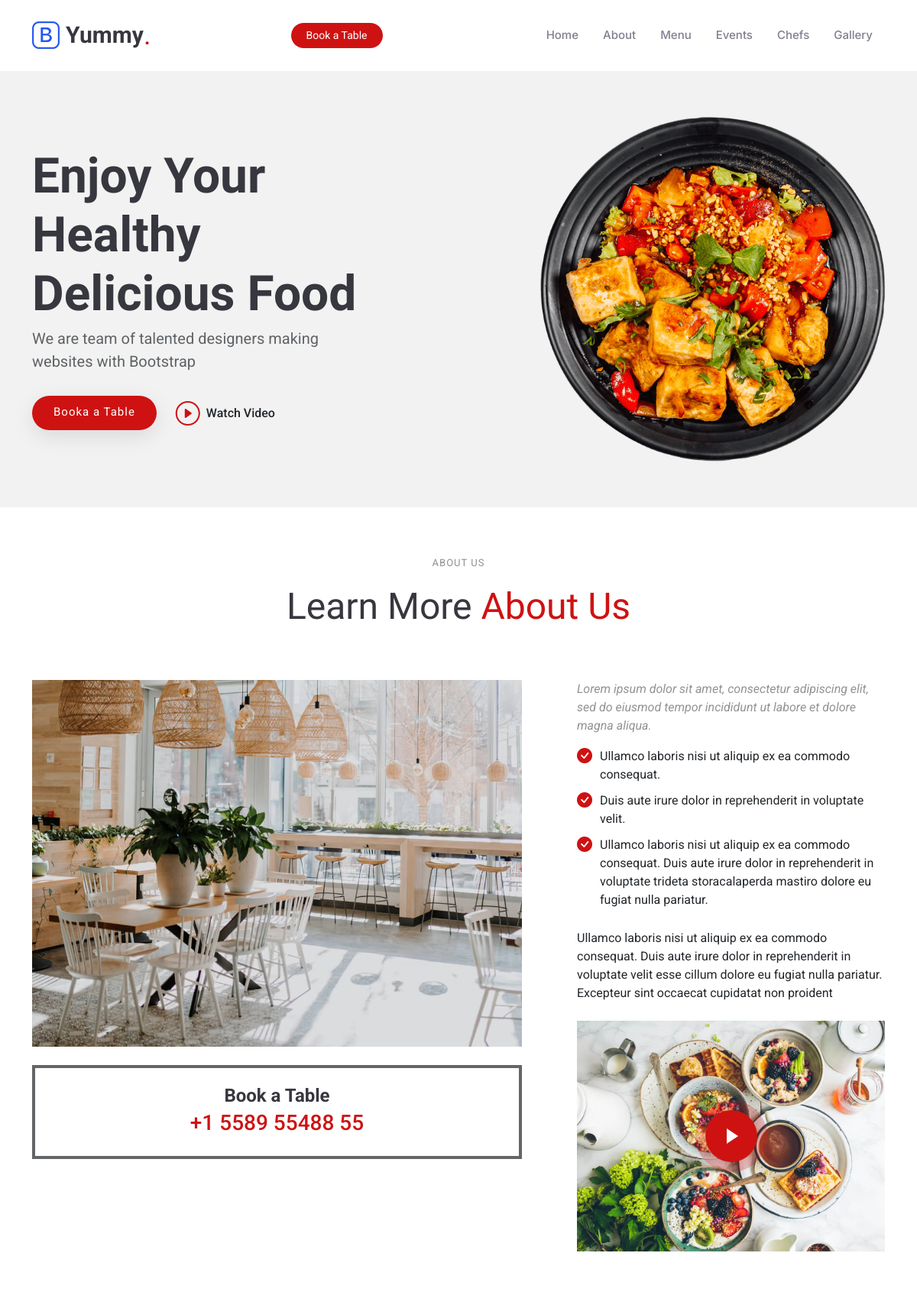
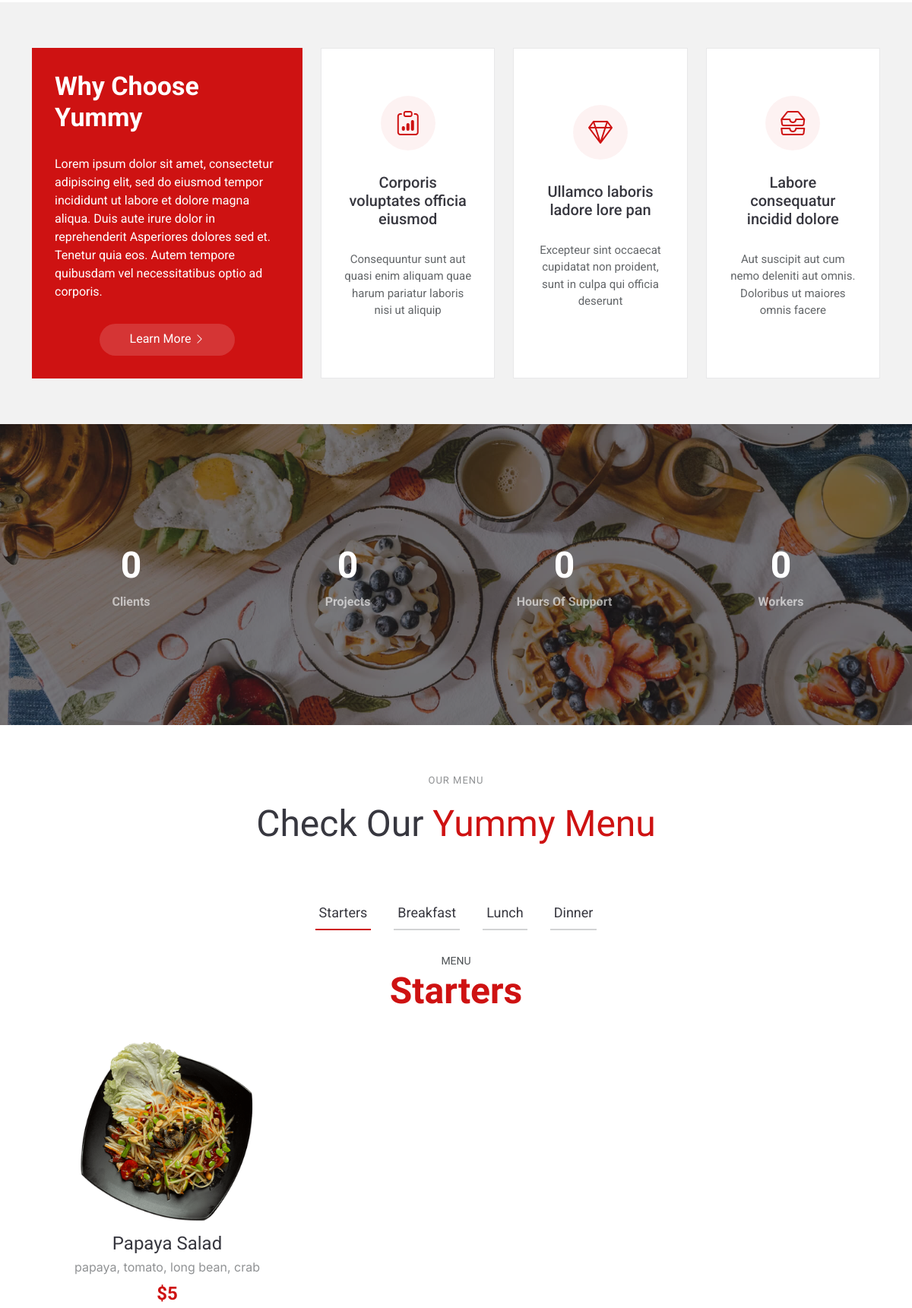
The page / (upper part) on the database its author committed (2 pictures, top to bottom).
### accounts/models.py (models this page shows, shortened)
class tblTopMenu(models.Model):
    topMenuName = models.CharField(max_length=200, null=True)
    topMenuImage = models.CharField(max_length=200, null=True)

class Category(models.Model):
    CategoryName = models.CharField(max_length=200, null=True)
    CategoryImage =  models.ImageField(upload_to ='CategoryImages/')
    created_date = models.DateTimeField(auto_now_add=True, null=True)
    status = models.CharField(max_length=20, null=True)

class tblFoodMenu(models.Model):
    foodName = models.CharField(max_length=200, null=True)
    categoryID = models.ForeignKey(Category, on_delete=models.CASCADE, null=True)
    priceOut = models.CharField(max_length=200, null=True)
    description = models.CharField(max_length=200, null=True)
    foodImage =  models.ImageField(upload_to ='FoodMenuImages/')
    foodDate = models.DateTimeField(auto_now_add=True, null=True)
    status = models.CharField(max_length=20, null=True)

### accounts/views.py (the view)
# urls.py: path('', views.Index),
def Index(request):
    TopMenu = tblTopMenu.objects.all()
    SubTopMenu = tblSubTopMenu.objects.all()
    Sub2TopMenu = tblSub2TopMenu.objects.all()
    category = Category.objects.all()
    Menu = tblFoodMenu.objects.all()
    context ={
        'TopMenus' : TopMenu,
        'SubTopMenus' : SubTopMenu,
        'Sub2TopMenus' : Sub2TopMenu,
        'FoodCategory' : category,
        'FoodMenu' : Menu
    }
    return render(request, 'accounts/index.html', context)

### accounts/templates/accounts/index.html (shortened to what this page needs)
{% load static %}
<!DOCTYPE html>
<html lang="en">
<head>
  <link href="{% static 'assets/vendor/bootstrap/css/bootstrap.min.css' %}" rel="stylesheet">
  <link href="{% static 'assets/vendor/bootstrap-icons/bootstrap-icons.css' %}" rel="stylesheet">
  <link href="{% static 'assets/vendor/aos/aos.css' %}" rel="stylesheet">
  <link href="{% static 'assets/vendor/glightbox/css/glightbox.min.css' %}" rel="stylesheet">
  <link href="{% static 'assets/vendor/swiper/swiper-bundle.min.css' %}" rel="stylesheet">
  <link href="{% static 'assets/css/main.css' %}" rel="stylesheet">
</head>
<body class="index-page">
  {% include 'accounts/header.html' %}
  <main class="main">
    {% include 'accounts/hero.html' %}
    {% include 'accounts/about.html' %}
    {% include 'accounts/whyus.html' %}
    {% include 'accounts/status.html' %}
    {% include 'accounts/menu.html' %}
  </main>
</body>
</html>

### accounts/templates/accounts/header.html (shortened to what this page needs)
{% load static %}
<header id="header" class="header d-flex align-items-center sticky-top">
    <div class="container position-relative d-flex align-items-center justify-content-between">
      <a href="#" class="logo d-flex align-items-center me-auto me-xl-0">
        <img src="assets/img/logo.png" alt="">
        <h1 class="sitename">Yummy</h1>
        <span>.</span>
      </a>
      <nav id="navmenu" class="navmenu">
        <ul>
          {% for TopMenu in TopMenus %}
            <li class="dropdown">
              <a href="#{{TopMenu.id}}" class="">{{TopMenu.topMenuName}}</a>
            </li>
          {% endfor %}
        </nav>
      <a class="btn-getstarted" href="#book-a-table">Book a Table</a>
    </div>
  </header>

### accounts/templates/accounts/hero.html
{% load static %}
<section id="hero" class="hero section light-background">
    <div class="container">
      <div class="row gy-4 justify-content-center justify-content-lg-between">
        <div class="col-lg-5 order-2 order-lg-1 d-flex flex-column justify-content-center">
          <h1 data-aos="fade-up">Enjoy Your Healthy<br>Delicious Food</h1>
          <p data-aos="fade-up" data-aos-delay="100">We are team of talented designers making websites with Bootstrap</p>
          <div class="d-flex" data-aos="fade-up" data-aos-delay="200">
            <a href="#book-a-table" class="btn-get-started">Booka a Table</a>
            <a href="https://www.youtube.com/watch?v=Y7f98aduVJ8" class="glightbox btn-watch-video d-flex align-items-center"><i class="bi bi-play-circle"></i><span>Watch Video</span></a>
          </div>
        </div>
        <div class="col-lg-5 order-1 order-lg-2 hero-img" data-aos="zoom-out">
          <img src="{% static 'assets/img/hero-img.png' %}" class="img-fluid animated" alt="">
        </div>
      </div>
    </div>
  </section>

### accounts/templates/accounts/about.html
{% load static %}
<section id="about" class="about section">
    <div class="container section-title" data-aos="fade-up">
      <h2>About Us<br></h2>
      <p><span>Learn More</span> <span class="description-title">About Us</span></p>
    </div>
    <div class="container">
      <div class="row gy-4">
        <div class="col-lg-7" data-aos="fade-up" data-aos-delay="100">
          <img src="{% static 'assets/img/about.jpg' %}" class="img-fluid mb-4" alt="">
          <div class="book-a-table">
            <h3>Book a Table</h3>
            <p>+1 5589 55488 55</p>
          </div>
        </div>
        <div class="col-lg-5" data-aos="fade-up" data-aos-delay="250">
          <div class="content ps-0 ps-lg-5">
            <p class="fst-italic">
              Lorem ipsum dolor sit amet, consectetur adipiscing elit, sed do eiusmod tempor incididunt ut labore et dolore
              magna aliqua.
            </p>
            <ul>
              <li><i class="bi bi-check-circle-fill"></i> <span>Ullamco laboris nisi ut aliquip ex ea commodo consequat.</span></li>
              <li><i class="bi bi-check-circle-fill"></i> <span>Duis aute irure dolor in reprehenderit in voluptate velit.</span></li>
              <li><i class="bi bi-check-circle-fill"></i> <span>Ullamco laboris nisi ut aliquip ex ea commodo consequat. Duis aute irure dolor in reprehenderit in voluptate trideta storacalaperda mastiro dolore eu fugiat nulla pariatur.</span></li>
            </ul>
            <p>
              Ullamco laboris nisi ut aliquip ex ea commodo consequat. Duis aute irure dolor in reprehenderit in voluptate
              velit esse cillum dolore eu fugiat nulla pariatur. Excepteur sint occaecat cupidatat non proident
            </p>
            <div class="position-relative mt-4">
              <img src="{% static 'assets/img/about-2.jpg' %}" class="img-fluid" alt="">
              <a href="https://www.youtube.com/watch?v=Y7f98aduVJ8" class="glightbox pulsating-play-btn"></a>
            </div>
          </div>
        </div>
      </div>
    </div>
  </section>

### accounts/templates/accounts/whyus.html
{% load static %}
<section id="why-us" class="why-us section light-background">
    <div class="container">
      <div class="row gy-4">
        <div class="col-lg-4" data-aos="fade-up" data-aos-delay="100">
          <div class="why-box">
            <h3>Why Choose Yummy</h3>
            <p>
              Lorem ipsum dolor sit amet, consectetur adipiscing elit, sed do eiusmod tempor incididunt ut labore et dolore magna aliqua. Duis aute irure dolor in reprehenderit
              Asperiores dolores sed et. Tenetur quia eos. Autem tempore quibusdam vel necessitatibus optio ad corporis.
            </p>
            <div class="text-center">
              <a href="#" class="more-btn"><span>Learn More</span> <i class="bi bi-chevron-right"></i></a>
            </div>
          </div>
        </div>
        <div class="col-lg-8 d-flex align-items-stretch">
          <div class="row gy-4" data-aos="fade-up" data-aos-delay="200">
            <div class="col-xl-4">
              <div class="icon-box d-flex flex-column justify-content-center align-items-center">
                <i class="bi bi-clipboard-data"></i>
                <h4>Corporis voluptates officia eiusmod</h4>
                <p>Consequuntur sunt aut quasi enim aliquam quae harum pariatur laboris nisi ut aliquip</p>
              </div>
            </div>
            <div class="col-xl-4" data-aos="fade-up" data-aos-delay="300">
              <div class="icon-box d-flex flex-column justify-content-center align-items-center">
                <i class="bi bi-gem"></i>
                <h4>Ullamco laboris ladore lore pan</h4>
                <p>Excepteur sint occaecat cupidatat non proident, sunt in culpa qui officia deserunt</p>
              </div>
            </div>
            <div class="col-xl-4" data-aos="fade-up" data-aos-delay="400">
              <div class="icon-box d-flex flex-column justify-content-center align-items-center">
                <i class="bi bi-inboxes"></i>
                <h4>Labore consequatur incidid dolore</h4>
                <p>Aut suscipit aut cum nemo deleniti aut omnis. Doloribus ut maiores omnis facere</p>
              </div>
            </div>
          </div>
        </div>
      </div>
    </div>
  </section>

### accounts/templates/accounts/status.html
{% load static %}
<section id="stats" class="stats section dark-background">
    <img src="{% static 'assets/img/stats-bg.jpg' %}" alt="" data-aos="fade-in">
    <div class="container position-relative" data-aos="fade-up" data-aos-delay="100">
      <div class="row gy-4">
        <div class="col-lg-3 col-md-6">
          <div class="stats-item text-center w-100 h-100">
            <span data-purecounter-start="0" data-purecounter-end="232" data-purecounter-duration="1" class="purecounter"></span>
            <p>Clients</p>
          </div>
        </div>
        <div class="col-lg-3 col-md-6">
          <div class="stats-item text-center w-100 h-100">
            <span data-purecounter-start="0" data-purecounter-end="521" data-purecounter-duration="1" class="purecounter"></span>
            <p>Projects</p>
          </div>
        </div>
        <div class="col-lg-3 col-md-6">
          <div class="stats-item text-center w-100 h-100">
            <span data-purecounter-start="0" data-purecounter-end="1453" data-purecounter-duration="1" class="purecounter"></span>
            <p>Hours Of Support</p>
          </div>
        </div>
        <div class="col-lg-3 col-md-6">
          <div class="stats-item text-center w-100 h-100">
            <span data-purecounter-start="0" data-purecounter-end="32" data-purecounter-duration="1" class="purecounter"></span>
            <p>Workers</p>
          </div>
        </div>
      </div>
    </div>
  </section>

### accounts/templates/accounts/menu.html
{% load static %}
<section id="menu" class="menu section">
  <div class="container section-title" data-aos="fade-up">
    <h2>Our Menu</h2>
    <p><span>Check Our</span> <span class="description-title">Yummy Menu</span></p>
  </div>
  <div class="container">
    <ul class="nav nav-tabs d-flex justify-content-center" data-aos="fade-up" data-aos-delay="100">
      {% for category in FoodCategory %}
        <li class="nav-item">
          <a class="nav-link {% if forloop.first %}active show{% endif %}" data-bs-toggle="tab" data-bs-target="#menu-{{ category.id }}">
            <h4>{{ category.CategoryName }}</h4>
          </a>
        </li>
      {% endfor %}
    </ul>
    <div class="tab-content" data-aos="fade-up" data-aos-delay="200">
      {% for category in FoodCategory %}
        <div class="tab-pane fade {% if forloop.first %}active show{% endif %}" id="menu-{{ category.id }}">
          <div class="tab-header text-center">
            <p>Menu</p>
            <h3>{{ category.CategoryName }}</h3>
          </div>
          <div class="row gy-5">
            {% for menu in FoodMenu %}
              {% if menu.categoryID.id == category.id %}
                <div class="col-lg-4 menu-item">
                  <a href="{{ menu.foodImage.url }}" class="glightbox">
                    <img src="{{ menu.foodImage.url }}" class="menu-img img-fluid" alt="{{ menu.foodName }}">
                  </a>
                  <h4>{{ menu.foodName }}</h4>
                  <p class="ingredients">
                    {{ menu.description }}
                  </p>
                  <p class="price">
                    ${{ menu.priceOut }}
                  </p>
                </div>
              {% endif %}
            {% endfor %}
          </div>
        </div>
      {% endfor %}
    </div>
  </div>
</section>

### accounts/templates/accounts/testimonials.html (shortened to what this page needs)
{% load static %}

### accounts/templates/accounts/events.html (shortened to what this page needs)
{% load static %}

### accounts/templates/accounts/chefs.html (shortened to what this page needs)
{% load static %}

### accounts/templates/accounts/bookTable.html (shortened to what this page needs)
{% load static %}

### accounts/templates/accounts/gallery.html (shortened to what this page needs)
{% load static %}

### accounts/templates/accounts/contact.html (shortened to what this page needs)
{% load static %}

### accounts/templates/accounts/VendorJS.html (shortened to what this page needs)
{% load static %}

### rows shown on the page
tblTopMenu: topMenuName "Home"
tblTopMenu: topMenuName "About"
tblTopMenu: topMenuName "Menu"
tblTopMenu: topMenuName "Events"
tblTopMenu: topMenuName "Chefs"
tblTopMenu: topMenuName "Gallery"
Category: CategoryName "Starters"
Category: CategoryName "Breakfast"
Category: CategoryName "Lunch"
Category: CategoryName "Dinner"
tblFoodMenu: foodImage (picture), foodName "Papaya Salad", description "papaya, tomato, long bean, crab", priceOut "5"
